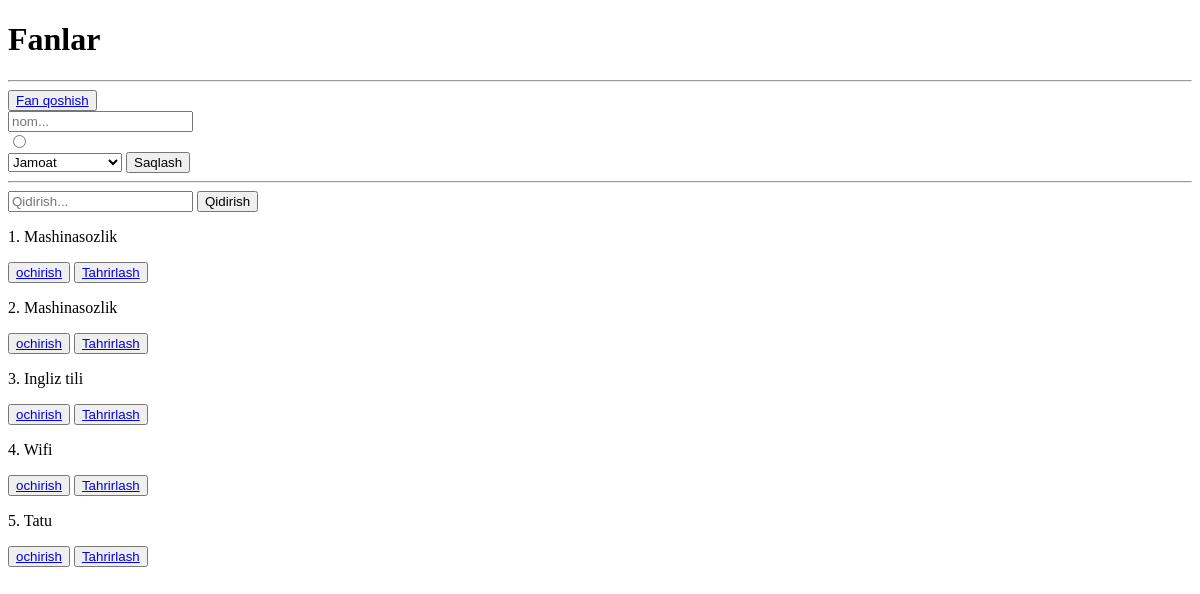
/fanlar/, run on an earlier commit of the app's database.
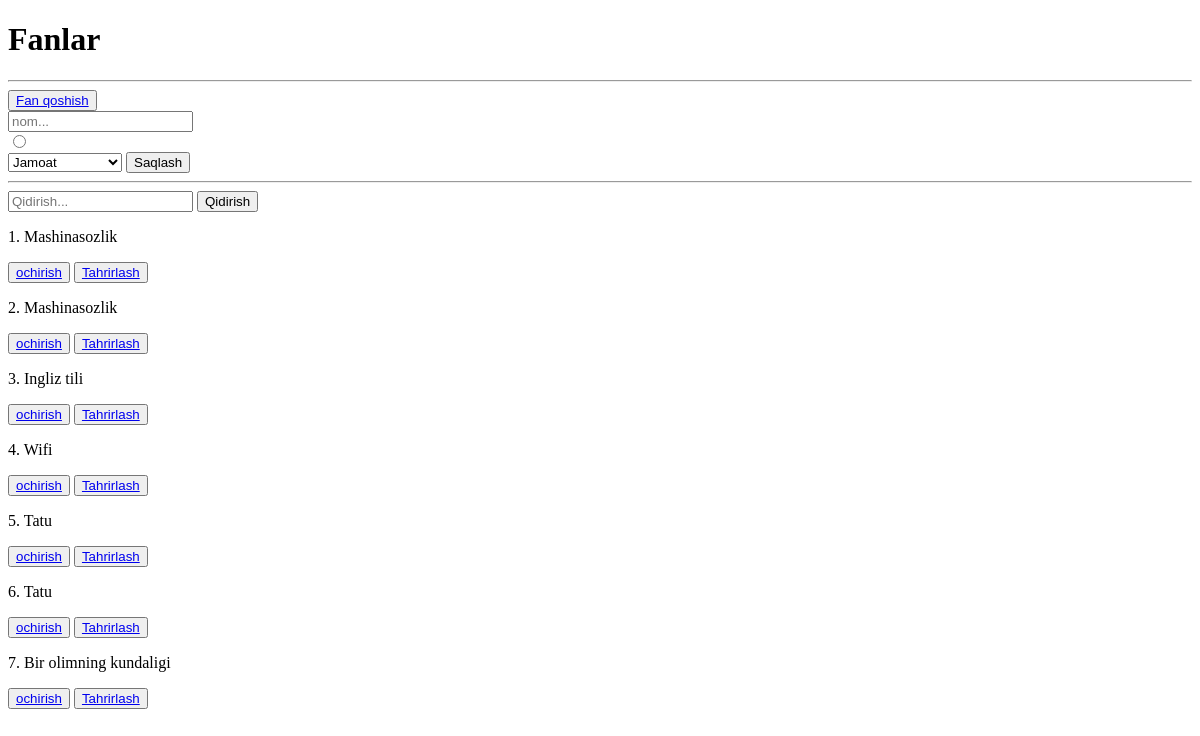
And on a later commit of the database.
### main/models.py (models this page shows, shortened)
class Fan(models.Model):
    nom = models.CharField(max_length=50)
    asosiy = models.BooleanField(blank=True, null=True)
    yonalish = models.ForeignKey(Yonalish, on_delete=models.CASCADE)
    class Meta:
        verbose_name = "Fan"
        verbose_name_plural = "Fanlar"

### main/views.py (the view)
# urls.py: path('fanlar/', fanlar, name='fanlar'),
def fanlar(request):
    fanlar = Fan.objects.all()
    if request.method == 'POST':
        Fan.objects.create(
            nom = request.POST.get('nom'),
            asosiy = True if request.POST.get('asosiy') == 'on' else False,
            yonalish = Yonalish.objects.get(id=request.POST.get('yonalish'))
        )
    search = request.GET.get('search')
    if search is not None:
        fanlar = Fan.objects.filter(nom__contains=search)
    else:
        fanlar = Fan.objects.all()
    context = {
        'fanlar': fanlar,
        'search': search,
        'yonalishlar': Yonalish.objects.all()
    }
    return render(request, 'fanlar.html', context)

### templates/fanlar.html (shortened to what this page needs)
<!DOCTYPE html>
<html lang="en">
<head>
</head>
<body>
<h1>Fanlar</h1>
<hr>
<button><a href="/fanlar/create">Fan qoshish</a></button>
<form method="post">
    <input type="text" name="nom" placeholder="nom..."><br>
    <input type="radio" name="asosiy"><br>
    <select name="yonalish">
        {% for yonalish in yonalishlar %}
        <option value="{{ yonalish.id }}">{{ yonalish.nom }}</option>
        {% endfor %}
    </select>
    <button>Saqlash</button>
</form>
<hr>
<form>
    <input type="text" placeholder="Qidirish..." name="search" {% if search %} value="{{ search }}" {% endif %}>
    <button>Qidirish</button>
</form>
{% for fan in fanlar %}
<p>{{ forloop.counter }}. {{ fan.nom }}</p>
<button><a href="/fanlar/{{ fan.id }}">ochirish</a></button>
<button><a href="/fanlar/{{ fan.id }}/edit">Tahrirlash</a></button>
{% endfor %}
</body>
</html>

What changed in the data, as far as the page shows it:
added Fan: nom "Tatu"
added Fan: nom "Bir olimning kundaligi"
